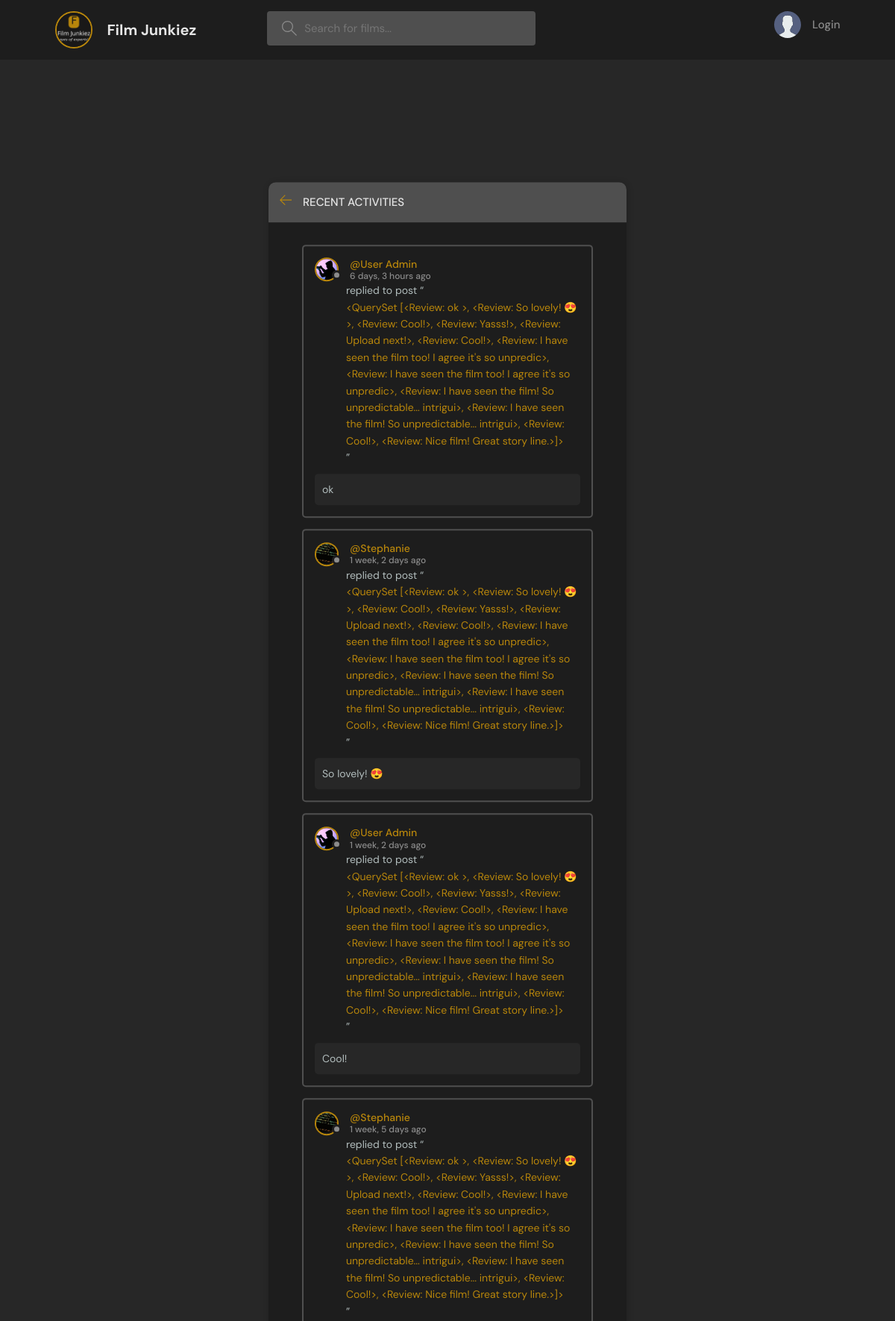
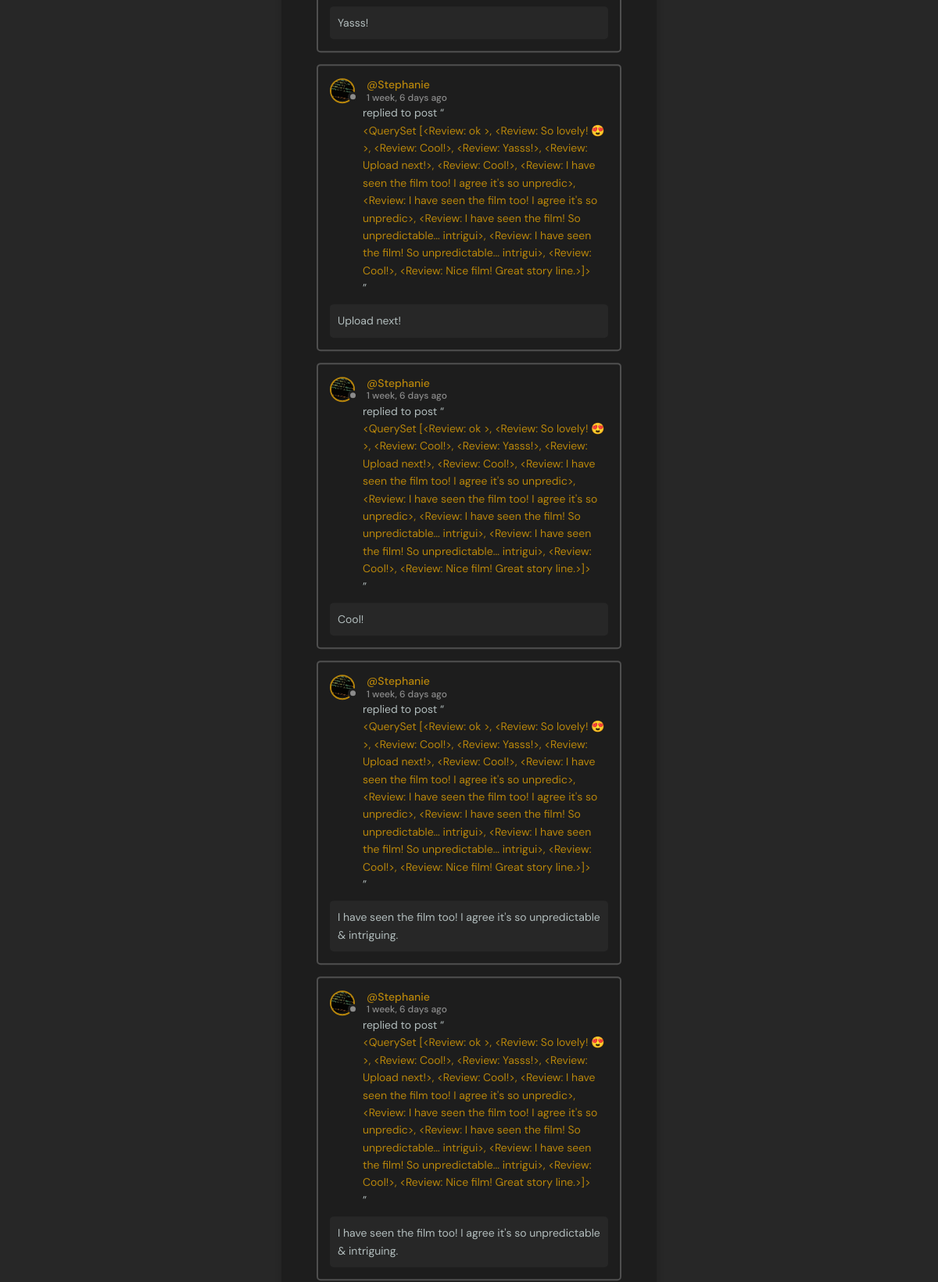
The page /activity (upper part) on the database its author committed (2 pictures, top to bottom).
### base/models.py (models this page shows, shortened)
class Review(models.Model):
    user = models.ForeignKey(User, on_delete=models.CASCADE)
    film = models.ForeignKey(Film, on_delete=models.CASCADE)
    rating = models.PositiveSmallIntegerField(
        validators=[MinValueValidator(0), MaxValueValidator(5)],
    null=True, blank=True)
    body = models.TextField()
    updated = models.DateTimeField(auto_now=True)
    created = models.DateTimeField(auto_now_add=True)
    class Meta:
        ordering = ["-updated", "-created"]
    def __str__(self) -> str:
        return self.body[0:50]

class User(AbstractUser):
    name = models.CharField(max_length=200, null=True)
    email = models.EmailField(unique=True, null=True)
    bio = models.TextField(null=True)
    avatar = models.ImageField(null=True, default="avatar.svg")
    USERNAME_FIELD = 'email'
    REQUIRED_FIELDS = ['username']

### base/views.py (the view)
# urls.py: path("activity", views.activityPage, name="activity")
def activityPage(request):
    film_reviews = Review.objects.all()
    context = {"film_reviews": film_reviews}
    return render(request, "base/activity.html", context)

### base/templates/base/activity.html (shortened to what this page needs)
{% extends "main.html" %}
{% block content %}
    <main class="layout">
      <div class="container">
        <div class="layout__box">
          <div class="layout__boxHeader">
            <div class="layout__boxTitle">
              <a href="{% url 'home' %}">
                <svg version="1.1" xmlns="http://www.w3.org/2000/svg" width="32" height="32" viewBox="0 0 32 32">
                  <title>Back-To-Home</title>
                  <path
                    d="M13.723 2.286l-13.723 13.714 13.719 13.714 1.616-1.611-10.96-10.96h27.625v-2.286h-27.625l10.965-10.965-1.616-1.607z"
                  ></path>
                </svg>
              </a>
              <h3>Recent Activities</h3>
            </div>
          </div>
          <div class="activities-page layout__body">
          {% for review in film_reviews %}
          <div class="activities__box">
            <div class="activities__boxHeader filmListFilm__header">
              <a href="{% url 'user-profile' review.user.id %}" class="filmListFilm__author">
                <div class="avatar avatar--small">
                  <img src="{{review.user.avatar.url}}" />
                </div>
                <p>
                  @{{review.user.name}}
                  <span>{{review.created|timesince}} ago</span>
                </p>
              </a>
            </div>
            <div class="activities__boxContent">
              <p>replied to post “<a href="{% url 'film' review.film.id %}">{{ film_reviews }}</a>”</p>
              <div class="activities__boxFilmContent">{{ review.body }}</div>
            </div>
            </div>
        {% endfor %}
          </div>
        </div>
      </div>
    </main>
{% endblock %}

### static/css/styles.css (style rules this page uses)
:root { --color-main: #b8860b; --color-main-light: #e1f6fb; --color-dark: #1D1D1D; --color-dark-medium: #4F4F4F; --color-dark-light: #4f4f4f; --color-light: #e5e5e5; --color-gray: #8b8b8b; --color-light-gray: #b2bdbd; --color-bg: #272727; --color-success: #5dd693; --color-danger: #fc4b0b; --color-rating-orange: #ffcc00; }
* { font-family: "DM Sans", -apple-system, BlinkMacSystemFont, "Segoe UI", Roboto, Oxygen, Ubuntu, Cantarell, "Open Sans", "Helvetica Neue", sans-serif; margin: 0; padding: 0; box-sizing: border-box; text-rendering: optimizeLegibility; font-size: inherit; }
html { font-size: 56.25%; }
@media only screen and (min-width: 1200px) { html { font-size: 62.5%; } }
body { line-height: 1.6; font-weight: 400; font-size: 1.5rem; color: var(--color-light-gray); background-color: var(--color-bg); min-height: 100vh; }
img { width: 100%; }
a { display: inline-block; color: var(--color-main); text-decoration: none; }
.container { max-width: 120rem; width: 90%; margin: auto; }
.avatar { position: relative; display: inline-block; border-radius: 50%; border: 2px solid var(--color-main); }
.avatar img { display: block; border-radius: 50%; object-fit: cover; object-position: center; }
.avatar::after { content: ""; display: block; position: absolute; background-color: var(--color-gray); z-index: 111; border-radius: 50%; border: 0.3rem solid var(--color-dark); }
.avatar.avatar--small img { width: 2.8rem; height: 2.8rem; }
.avatar.avatar--small:after { width: 0.7rem; height: 0.7rem; bottom: 0px; right: -6px; }
.layout { margin-top: 2.4rem; }
.layout > .container { display: flex; justify-content: space-between; align-items: flex-start; }
.layout__box { width: 90%; max-width: 48rem; min-height: 40rem; position: absolute; top: 50%; left: 50%; transform: translate(-50%, -46%); background-color: var(--color-dark); border-radius: 1rem; box-shadow: 1px 1px 6px 3px rgba(0, 0, 0, 0.1); overflow: hidden; }
.layout__boxHeader { display: flex; padding: 1.5rem; background-color: var(--color-dark-light); }
.layout__boxTitle { display: flex; gap: 1.5rem; align-items: center; }
.layout__boxTitle h3 { text-transform: uppercase; font-weight: 500; color: var(--color-light); }
.avatar--small { margin-right: 5px; }
.layout__boxTitle svg { width: 1.6rem; height: 1.6rem; fill: var(--color-main); }
.layout__body { margin: 3rem; }
.filmListFilm__header { display: flex; justify-content: space-between; align-items: center; }
.filmListFilm__author { font-weight: 500; display: flex; align-items: center; gap: 1rem; }
.filmListFilm__author { display: flex; justify-content: space-between; align-items: center; }
.activities__box { margin: 1.5rem; padding: 1.5rem; border: 2px solid var(--color-dark-medium); border-radius: 5px; }
.activities__boxHeader p { font-size: 1.4rem; line-height: 1.3; }
.activities__boxHeader p span { color: var(--color-gray); font-size: 1.2rem; display: block; }
.activities__boxContent { margin-left: 4.2rem; }
.activities__boxContent { font-size: 1.4rem; }
.activities__boxFilmContent { background: var(--color-bg); padding: 1rem; border-radius: 5px; margin-top: 1rem; margin-left: -4.2rem; }

### rows shown on the page
Review: user.avatar (placeholder picture), user.name "User Admin", created "6 days, 3 hours", body.body "<QuerySet [<Review: ok >, <Review: So lovely! 😍>, <Review: Cool!>, <Review: Yasss!>, <Review: Upload next!>, <Review: Cool!>, <Review: I have seen the film too! I agree it's so unpredic>, <Review: I have seen the film too! I agree it's so unpredic>, <Review: I have seen the film! So unpredictable... intrigui>, <Review: I have seen the film! So unpredictable... intrigui>, <Review: Cool!>, <Review: Nice film! Great story line.>]>", body "ok"
Review: user.avatar (picture), user.name "Stephanie", created "1 week, 2 days", body "So lovely! 😍"
Review: user.avatar (placeholder picture), user.name "User Admin", created "1 week, 2 days", body "Cool!"
Review: user.avatar (picture), user.name "Stephanie", created "1 week, 5 days", body "Yasss!"
Review: user.avatar (picture), user.name "Stephanie", created "1 week, 6 days", body "Upload next!"
Review: user.avatar (picture), user.name "Stephanie", created "1 week, 6 days", body "Cool!"
Review: user.avatar (picture), user.name "Stephanie", created "1 week, 6 days", body "I have seen the film too! I agree it's so unpredictable & intriguing."
Review: user.avatar (picture), user.name "Stephanie", created "1 week, 6 days", body "I have seen the film too! I agree it's so unpredictable & intriguing."
